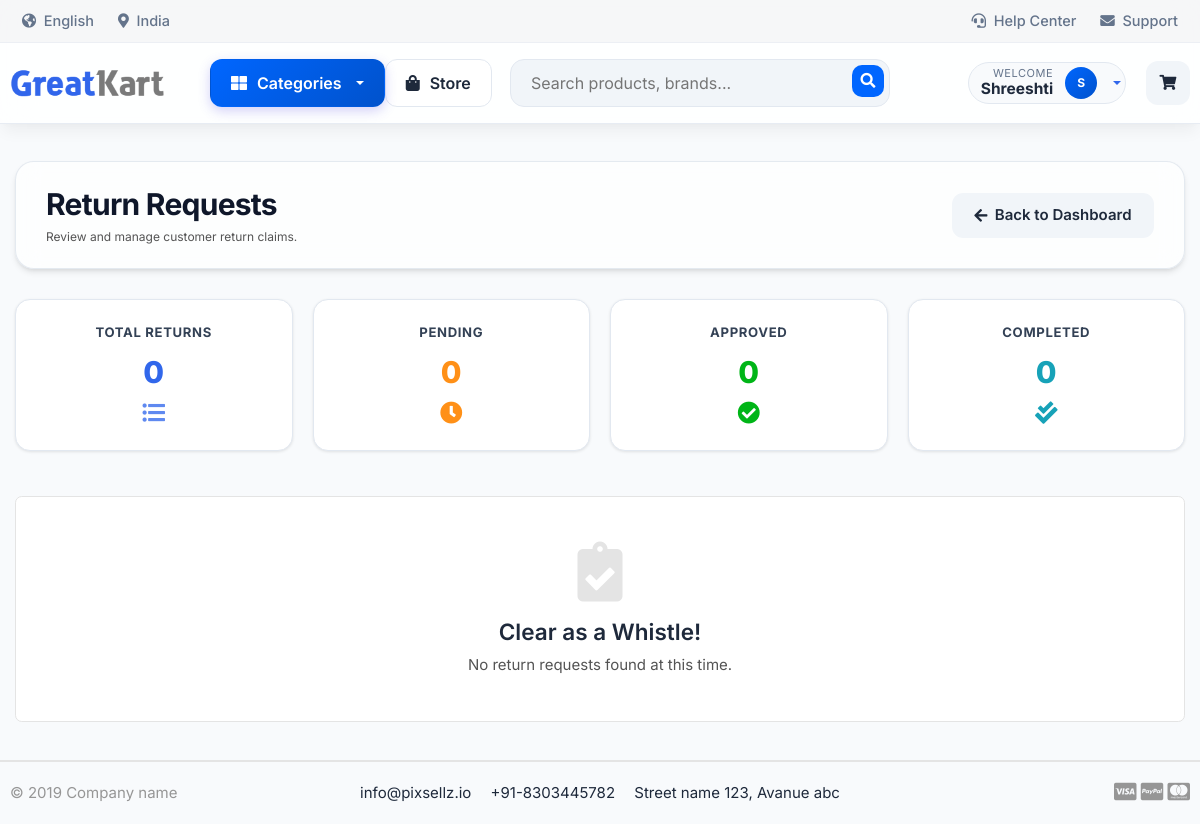
Before: /orders/distributor/returns/ (signed in) with the older database file.
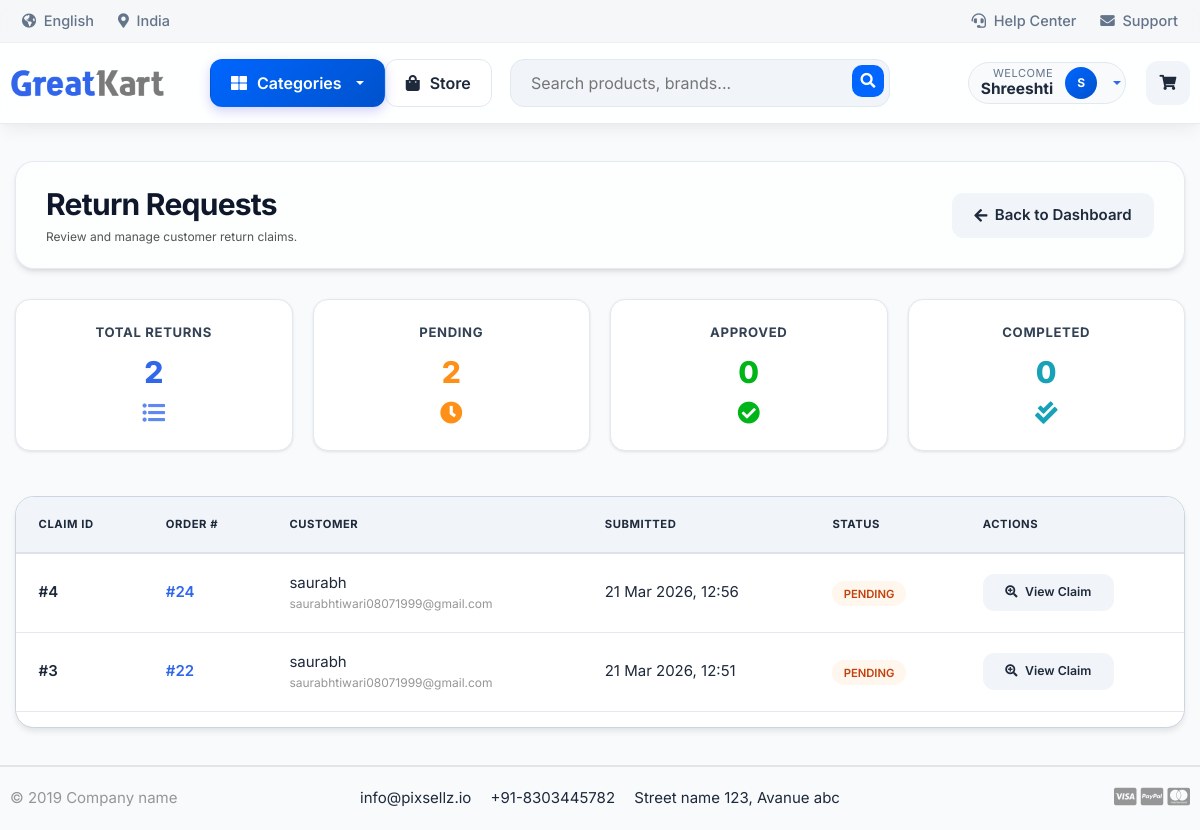
After: the same page with the newer database file.
### orders/models.py (models this page shows, shortened)
class Return(models.Model):
    RETURN_STATUS = [
        ("pending", "Pending"),
        ("approved", "Approved"),
        ("rejected", "Rejected"),
        ("completed", "Completed"),
    ]
    order = models.ForeignKey(
        'store.Order',
        on_delete=models.CASCADE,
        related_name="returns"
    )
    user = models.ForeignKey(
        settings.AUTH_USER_MODEL,
        on_delete=models.CASCADE,
        related_name="returns"
    )
    issue_description = models.TextField(
        help_text="Describe the issue with the product"
    )
    photo = models.ImageField(
        upload_to="return_photos/",
        help_text="Upload photo of the defective product"
    )
    return_status = models.CharField(
        max_length=20,
        choices=RETURN_STATUS,
        default="pending"
    )
    created_at = models.DateTimeField(auto_now_add=True)
    updated_at = models.DateTimeField(auto_now=True)

### store/models.py (models this page shows, shortened)
class Order(models.Model):
    user = models.ForeignKey(settings.AUTH_USER_MODEL, on_delete=models.CASCADE)
    total = models.IntegerField()
    created_at = models.DateTimeField(auto_now_add=True)

### accounts/models.py (models this page shows, shortened)
class Account(AbstractBaseUser, PermissionsMixin):
    ROLE_CHOICES = (
        ('customer', 'Customer'),
        ('distributor', 'Distributor'),
    )
    first_name = models.CharField(max_length=50)
    last_name  = models.CharField(max_length=50)
    username   = models.CharField(max_length=50, unique=True)
    email      = models.EmailField(max_length=50, unique=True)
    phone_num  = models.CharField(max_length=20, blank=True, null=True)
    role = models.CharField(max_length=20, choices=ROLE_CHOICES, default='customer')
    date_joined = models.DateTimeField(auto_now_add=True)
    last_login  = models.DateTimeField(auto_now=True)
    is_admin  = models.BooleanField(default=False)
    is_staff  = models.BooleanField(default=False)
    is_active = models.BooleanField(default=True)
    USERNAME_FIELD = 'email'
    REQUIRED_FIELDS = ['username', 'first_name', 'last_name']
    objects = MyAccountManager()

### orders/views.py (the view)
# urls.py: path('distributor/returns/', views.distributor_returns, name='distributor_returns'),
@login_required
def distributor_returns(request):
    from .models import Return
    from store.models import OrderItem
    try:
        distributor = request.user.distributor_profile
    except:
        messages.error(request, "You are not a distributor.")
        return redirect('shop')
    distributor_order_items = OrderItem.objects.filter(distributor=distributor)
    distributor_orders = set(item.order for item in distributor_order_items)
    returns = Return.objects.filter(
        order__in=list(distributor_orders)
    ).order_by('-created_at')
    pending_count = returns.filter(return_status='pending').count()
    approved_count = returns.filter(return_status='approved').count()
    completed_count = returns.filter(return_status='completed').count()
    return render(request, 'distributor/returns.html', {
        'returns': returns,
        'pending_count': pending_count,
        'approved_count': approved_count,
        'completed_count': completed_count
    })

### category/context_processors.py (called while the page is built)
def menu_categories(request):
    return {
        'menu_categories': Category.objects.all()
    }

### category/models.py (called while the page is built)
    def get_url(self):
        from django.urls import reverse
        return reverse('products_by_category', args=[self.slug])

### store/context_processors.py (called while the page is built)
def cart_count(request):
    count = 0
    if request.user.is_authenticated:
        count = CartItem.objects.filter(cart__user=request.user).count()
    return {
        'cart_count': count
    }

### templates/distributor/returns.html (shortened to what this page needs)
{% extends "base.html" %}
{% block content %}
<div class="dashboard-container">
    <div class="dashboard-header">
        <div>
            <h2 class="header-title">Return Requests</h2>
            <p class="text-secondary small mb-0 mt-1">Review and manage customer return claims.</p>
        </div>
        <a href="{% url 'distributor_orders' %}" class="btn-modern btn-action-view text-decoration-none">
            <i class="fas fa-arrow-left"></i> Back to Dashboard
        </a>
    </div>
    <div class="row mb-5">
        <div class="col-md-3">
            <div class="stat-card">
                <div class="stat-label">Total Returns</div>
                <div class="stat-number text-primary">{{ returns|length }}</div>
                <i class="fas fa-list-ul text-primary-light h4 mb-0"></i>
            </div>
        </div>
        <div class="col-md-3">
            <div class="stat-card">
                <div class="stat-label">Pending</div>
                <div class="stat-number text-warning">{{ pending_count }}</div>
                <i class="fas fa-clock text-warning h4 mb-0 opacity-20"></i>
            </div>
        </div>
        <div class="col-md-3">
            <div class="stat-card">
                <div class="stat-label">Approved</div>
                <div class="stat-number text-success">{{ approved_count }}</div>
                <i class="fas fa-check-circle text-success h4 mb-0 opacity-20"></i>
            </div>
        </div>
        <div class="col-md-3">
            <div class="stat-card">
                <div class="stat-label">Completed</div>
                <div class="stat-number text-info">{{ completed_count }}</div>
                <i class="fas fa-check-double text-info h4 mb-0 opacity-20"></i>
            </div>
        </div>
    </div>
    {% if returns %}
    <div class="return-table-card">
        <div class="table-responsive">
            <table class="table table-hover align-middle">
                <thead>
                    <tr>
                        <th>Claim ID</th>
                        <th>Order #</th>
                        <th>Customer</th>
                        <th>Submitted</th>
                        <th>Status</th>
                        <th>Actions</th>
                    </tr>
                </thead>
                <tbody>
                    {% for return in returns %}
                    <tr style="cursor: pointer;">
                        <td class="font-weight-bold">#{{ return.id }}</td>
                        <td class="text-primary font-weight-bold">#{{ return.order.id }}</td>
                        <td>
                            <div class="font-weight-600">{{ return.user.get_full_name|default:return.user.username }}</div>
                            <div class="small text-muted">{{ return.user.email }}</div>
                        </td>
                        <td>{{ return.created_at|date:"d M Y, H:i" }}</td>
                        <td>
                            <span class="badge-modern bg-{{ return.return_status }}">
                                {{ return.return_status|title }}
                            </span>
                        </td>
                        <td>
                            <button type="button" class="btn btn-modern btn-action-view btn-sm" data-toggle="modal" data-target="#returnModal{{ return.id }}">
                                <i class="fas fa-search-plus"></i> View Claim
                            </button>
                        </td>
                    </tr>
                    {% endfor %}
                </tbody>
            </table>
        </div>
    </div>
    {% else %}
    <div class="text-center py-5 bg-white rounded-lg border">
        <i class="fas fa-clipboard-check fa-4x mb-3 text-light"></i>
        <h4 class="font-weight-bold">Clear as a Whistle!</h4>
        <p class="text-secondary">No return requests found at this time.</p>
    </div>
    {% endif %}
</div>
{% endblock %}

Changed rows visible on the page:
added Return: id "4", order.id "24", user.get_full_name "saurabh", user.email "saurabhtiwari08071999@gmail.com", created_at "21 Mar 2026, 12:56", return_status "PENDING"
added Return: id "3", order.id "22", user.get_full_name "saurabh", user.email "saurabhtiwari08071999@gmail.com", created_at "21 Mar 2026, 12:51", return_status "PENDING"
Other visible differences:
{{ returns|length }}: "0" → "2"
{{ pending_count }}: "0" → "2"
text no longer shown: "Clear as a Whistle! No return requests found at this time."
text now shown: "CLAIM ID ORDER # CUSTOMER SUBMITTED STATUS ACTIONS"
